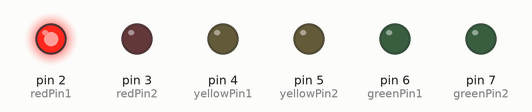
Bench run of a sketch on a simulated Arduino Uno, built with avr-gcc and run on an emulated ATmega328P. On the bench: output pins drawn as LEDs (lit = HIGH).

Above: at 0.2 s.
At 4.0 s:
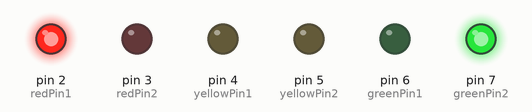
At 7.8 s:
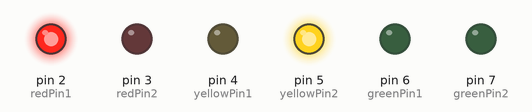
At 8.5 s:
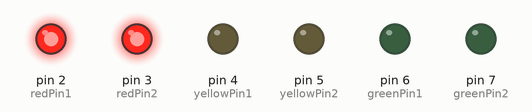
At 12.2 s:
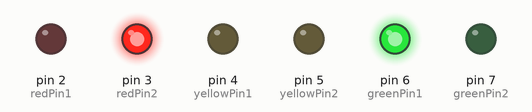
At 16.1 s:
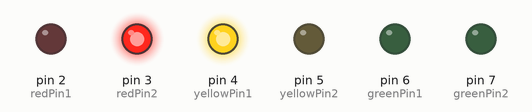
Timing chart, 0 to 21.5 s (numbered marks = the images above):
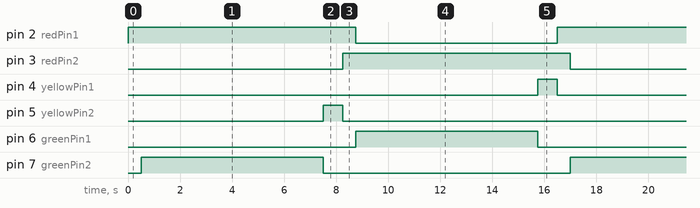

Measured:
- by itself, pin 2 (redPin1), pin 3 (redPin2): alternates HIGH for 8.8 s and LOW for 7.8 s
- by itself, pin 4 (yellowPin1), pin 5 (yellowPin2): alternates HIGH for 0.75 s and LOW for 15.8 s
- by itself, pin 6 (greenPin1), pin 7 (greenPin2): alternates HIGH for 7.0 s and LOW for 9.5 s

The sketch:

tremendous_kasi_gaaris1.ino
```cpp
// C++ code


int redPin1 = 2;
int redPin2 = 3;
int yellowPin1 = 4;
int yellowPin2 = 5;
int greenPin1 = 6;
int greenPin2 = 7;

void setup()
{
  pinMode(redPin1, OUTPUT);
  pinMode(redPin2, OUTPUT);
  pinMode(yellowPin1, OUTPUT);
  pinMode(yellowPin2, OUTPUT);
  pinMode(greenPin1, OUTPUT);
  pinMode(greenPin2, OUTPUT);
}

void loop()
{
  digitalWrite(redPin1, HIGH);
  delay(500);
  digitalWrite(redPin2, LOW);
  digitalWrite(greenPin2, HIGH);
  delay(7000);
  digitalWrite(yellowPin2, HIGH);
  digitalWrite(greenPin2, LOW);
  delay(750);
  digitalWrite(yellowPin2, LOW);

  digitalWrite(redPin2, HIGH);
  delay(500);
  digitalWrite(redPin1, LOW);
  digitalWrite(greenPin1, HIGH);
  delay(7000);
  digitalWrite(yellowPin1, HIGH);
  digitalWrite(greenPin1, LOW);
  delay(750);
  digitalWrite(yellowPin1, LOW);

}
```
